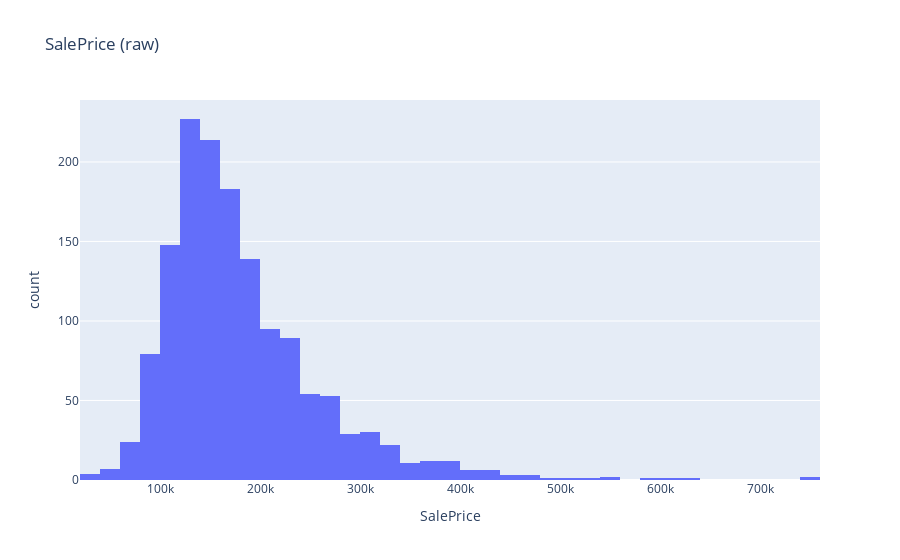
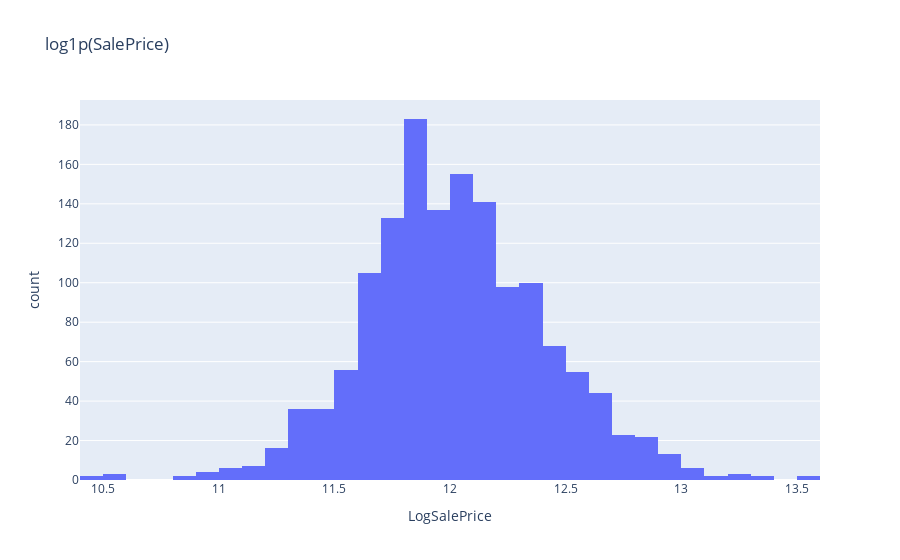

The code cell stored with these charts, in order, in its notebook:
### Code cell
import pandas as pd
import numpy as np
import plotly.express as px
from pathlib import Path

fig_raw = px.histogram(
    train_csv,
    x="SalePrice",
    nbins=40,
    title="SalePrice (raw)"
)
fig_raw.show()

train_csv["LogSalePrice"] = np.log1p(train_csv["SalePrice"])

fig_log = px.histogram(
    train_csv,
    x="LogSalePrice",
    nbins=40,
    title="log1p(SalePrice)"
)
fig_log.show()

### Figure 1 — Plotly figure (JSON) as saved in the notebook; plotly's stock layout.template omitted (floating-point values rounded to 4 significant figures; data arrays with more than 128 entries replaced by an {"elided": "..."} marker saying what was removed)
{"data": [{"alignmentgroup": "True", "bingroup": "x", "hovertemplate": "SalePrice=%{x}<br>count=%{y}<extra></extra>", "legendgroup": "", "marker": {"color": "#636efa", "pattern": {"shape": ""}}, "name": "", "nbinsx": 40, "offsetgroup": "", "orientation": "v", "showlegend": false, "type": "histogram", "x": {"elided": "1460 int values"}, "xaxis": "x", "yaxis": "y"}], "layout": {"barmode": "relative", "legend": {"tracegroupgap": 0}, "title": {"text": "SalePrice (raw)"}, "xaxis": {"anchor": "y", "domain": [0, 1], "title": {"text": "SalePrice"}}, "yaxis": {"anchor": "x", "domain": [0, 1], "title": {"text": "count"}}}}

### Figure 2 — Plotly figure (JSON) as saved in the notebook; plotly's stock layout.template omitted (floating-point values rounded to 4 significant figures; data arrays with more than 128 entries replaced by an {"elided": "..."} marker saying what was removed)
{"data": [{"alignmentgroup": "True", "bingroup": "x", "hovertemplate": "LogSalePrice=%{x}<br>count=%{y}<extra></extra>", "legendgroup": "", "marker": {"color": "#636efa", "pattern": {"shape": ""}}, "name": "", "nbinsx": 40, "offsetgroup": "", "orientation": "v", "showlegend": false, "type": "histogram", "x": {"elided": "1460 float values"}, "xaxis": "x", "yaxis": "y"}], "layout": {"barmode": "relative", "legend": {"tracegroupgap": 0}, "title": {"text": "log1p(SalePrice)"}, "xaxis": {"anchor": "y", "domain": [0, 1], "title": {"text": "LogSalePrice"}}, "yaxis": {"anchor": "x", "domain": [0, 1], "title": {"text": "count"}}}}
